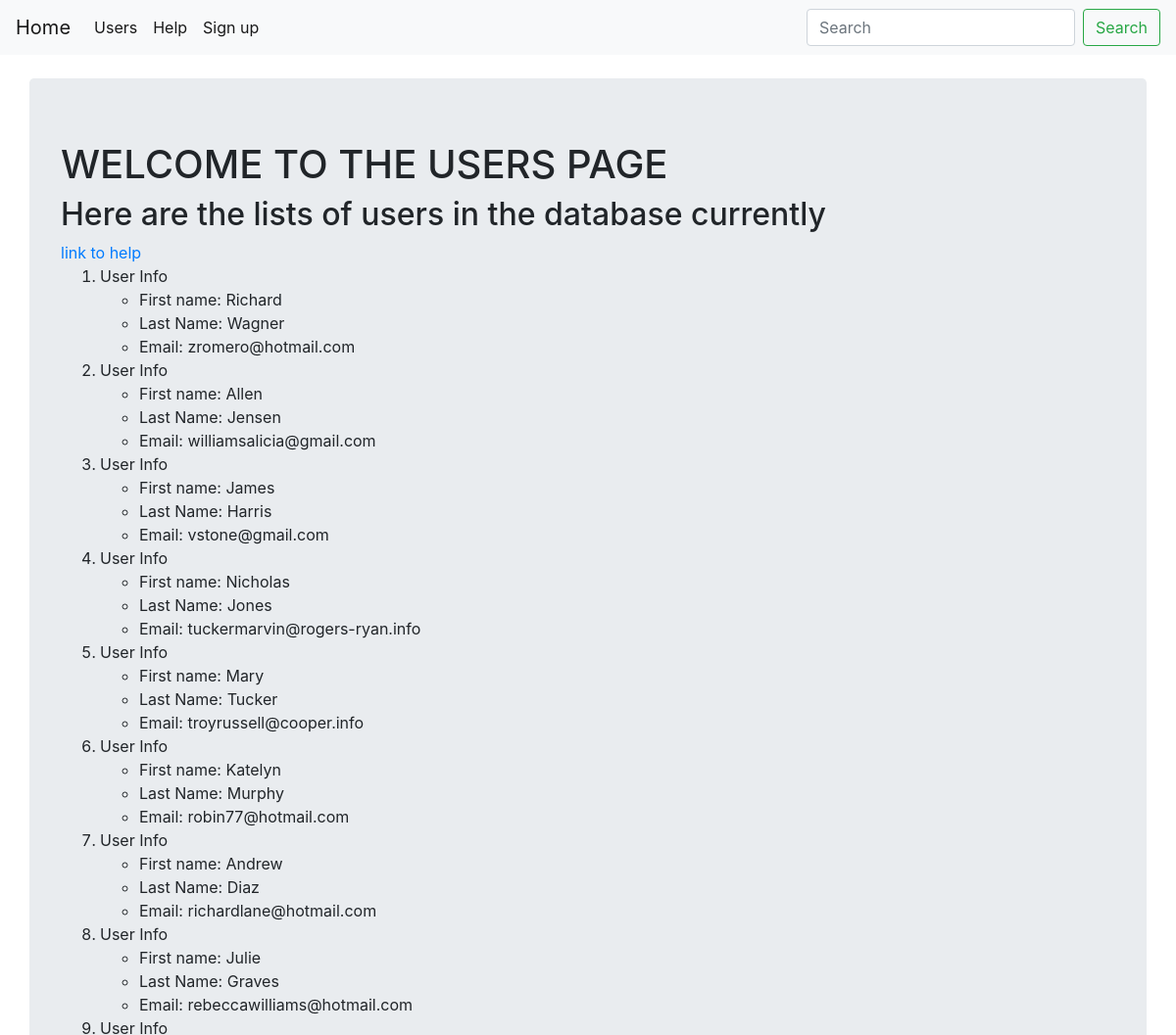
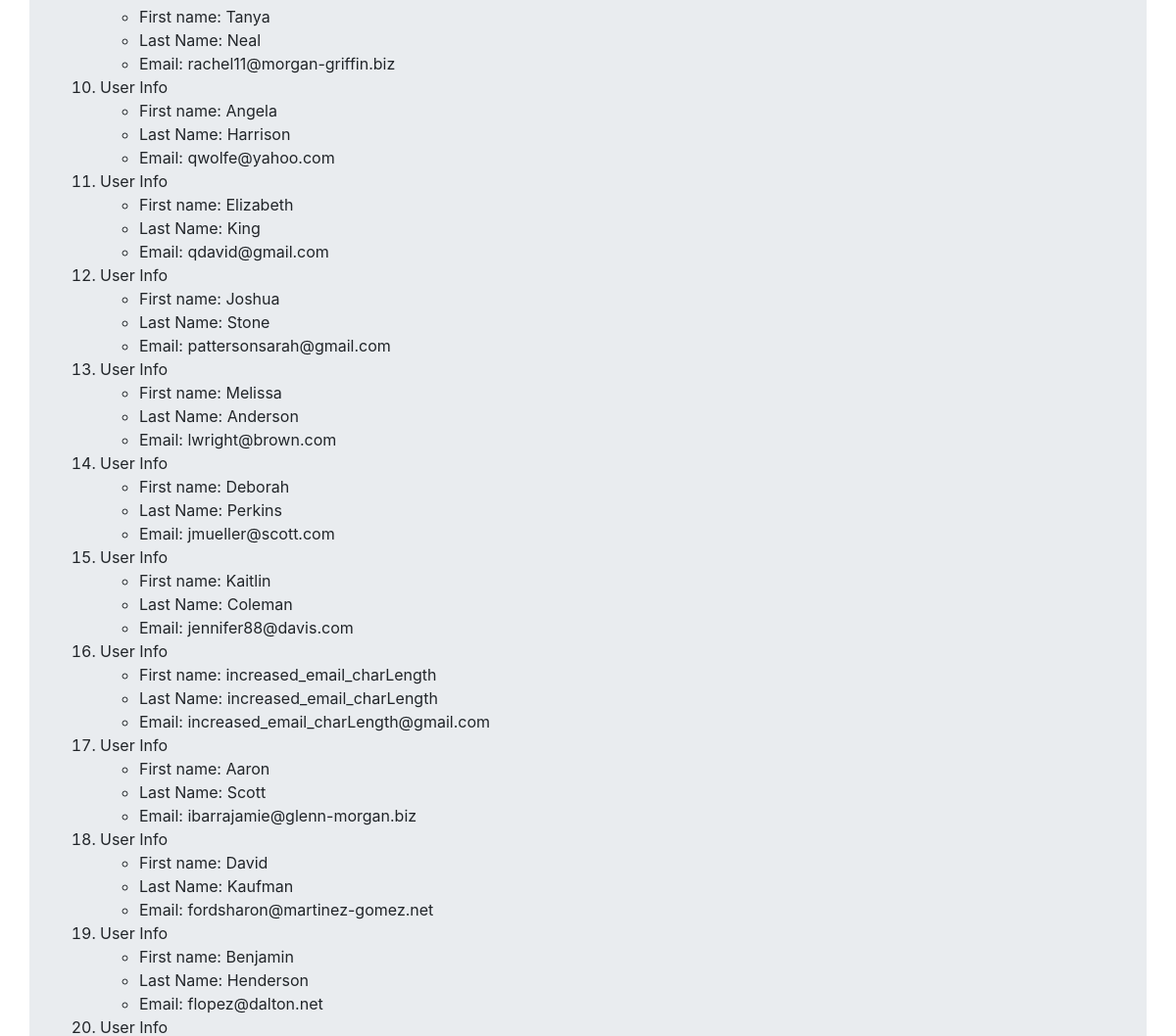
Before: /users/ (upper part) with the older database file (2 pictures, top to bottom).
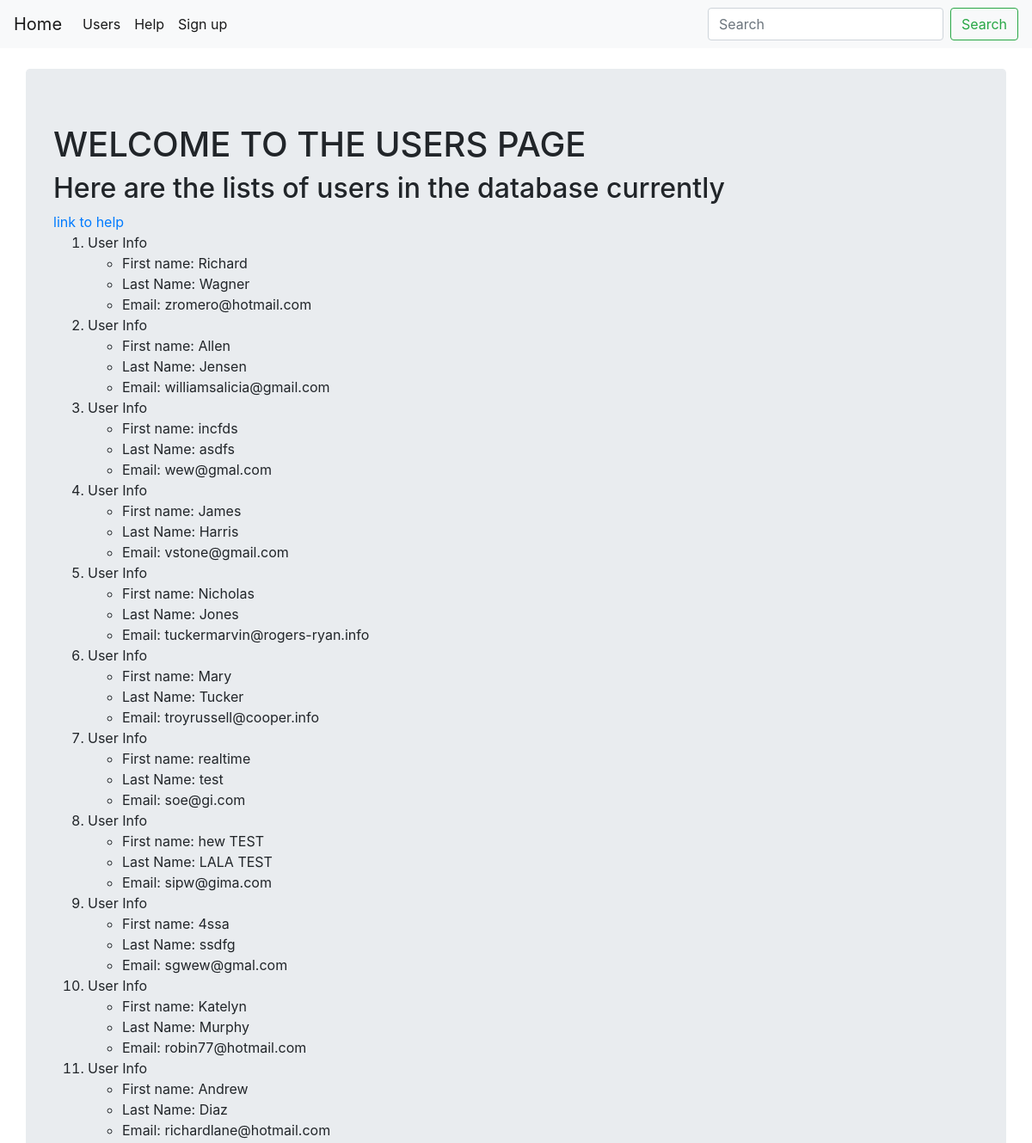
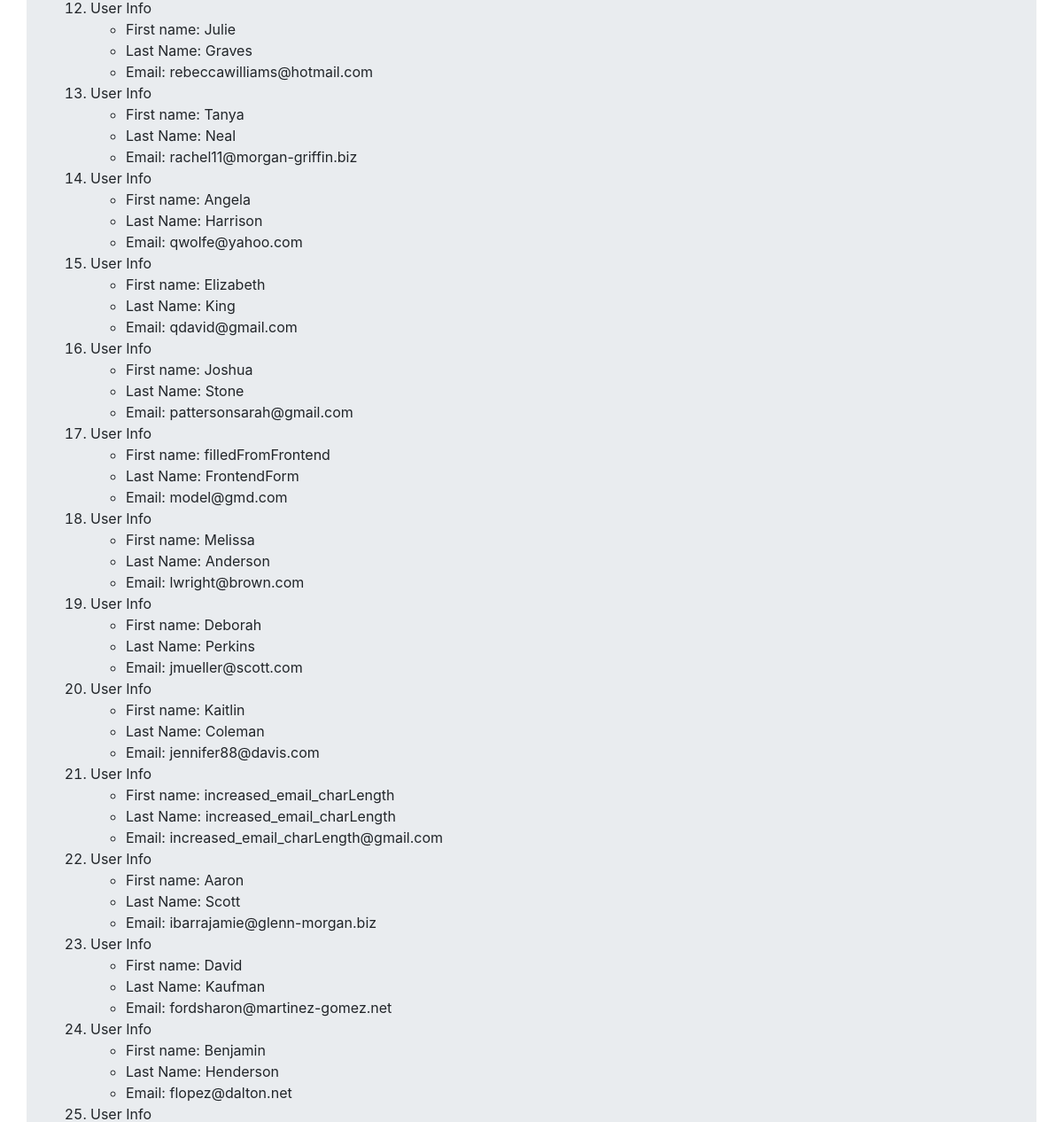
After: the same page with the newer database file (2 pictures, top to bottom).
### appTwo/models.py (models this page shows, shortened)
class User(models.Model):
    first_name = models.CharField(max_length = 150)
    last_name = models.CharField(max_length = 150)
    email = models.EmailField(max_length = 120, unique = True)

### appTwo/views.py (the view)
# urls.py: path('', views.users, name = 'users')
def users(request):
    user_list = User.objects.order_by('-email')
    user_dict = {'user_rec': user_list}
    return render(request, 'appTwo/users.html', context = user_dict)

### templates/appTwo/users.html
<!DOCTYPE html>
{% extends "home/base.html" %}
{% block body_block %}
{% load static %}
    <h1>WELCOME TO THE USERS PAGE</h1>
    <h2>Here are the lists of users in the database currently</h2>
    <a href="{% url 'some:help'%}">link to help</a>
    <div class="apptwo">
      {% if user_rec %}
      <ol>
        {% for rec in user_rec %}
        <li>User Info
          <ul>
            <li>First name: {{ rec.first_name}}</li>
            <li>Last Name: {{ rec.last_name }}</li>
            <li>Email: {{ rec.email }}</li>
          </ul>
        </li>
      {% endfor %}
      </ol>
      {% else %}
      <p>NO USER DATA FOUND!</p>
      {% endif %}
  {% endblock %}

Changed rows visible on the page:
added User: first_name "incfds", last_name "asdfs", email "wew@gmal.com"
added User: first_name "realtime", last_name "test", email "soe@gi.com"
added User: first_name "hew TEST", last_name "LALA TEST", email "sipw@gima.com"
added User: first_name "4ssa", last_name "ssdfg", email "sgwew@gmal.com"
added User: first_name "filledFromFrontend", last_name "FrontendForm", email "model@gmd.com"
